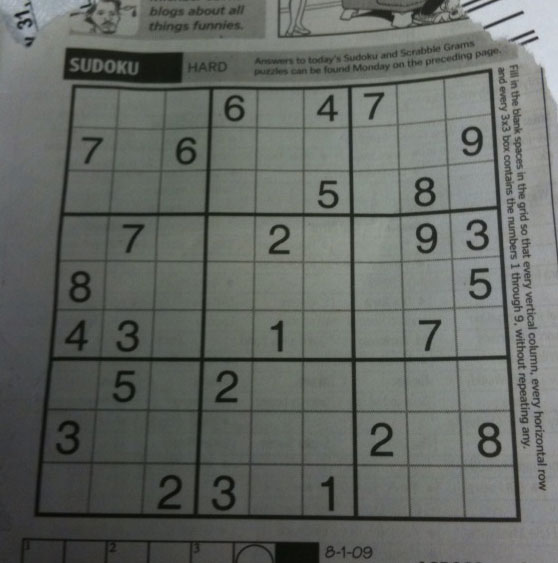
#> input picture sudoku.png, 558 x 563 px, found by its file name
$ python Q1.py
#> lines starting #> are read from the running program, lines starting #| are printed output that depends on the picture; after the words box and inside, x2 and y2 are one past the last pixel; in counts of white or black regions, pixels touching at a corner belong together
import cv2
import numpy as np
import matplotlib.pyplot as plt
def plot_comparison(original, filtered, title_filtered):
    fig, (ax1, ax2) = plt.subplots(ncols=2, figsize=(10, 5), sharex=True, sharey=True)
    ax1.imshow(original, cmap='gray')
    ax1.set_title('Original')
    ax1.axis('off')
    ax2.imshow(filtered, cmap='gray')
    ax2.set_title(title_filtered)
    ax2.axis('off')
    plt.show()

def gaussian_blur(img, kernel_size, sigma):
    # Generate Gaussian kernel
#> called with kernel_size = 3, sigma = 0
    k = kernel_size // 2
    x, y = np.meshgrid(np.arange(-k, k+1), np.arange(-k, k+1))
    if sigma <= 0:
        sigma = 0.3 * ((kernel_size-1)*0.5-1)+0.8
    gaussian_kernel = 1 / (2 * np.pi * sigma**2) * np.exp(-(x**2 + y**2) / (2 * sigma**2))
    gaussian_kernel /= gaussian_kernel.sum()

    # Apply convolution
    pad = kernel_size // 2
    padded = np.pad(img, ((pad, pad), (pad, pad)), mode='constant', constant_values=0)
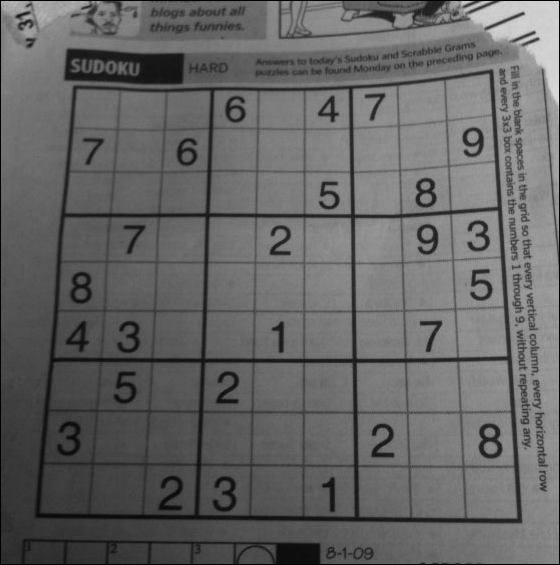
#> padded: shape (565, 560); min 0, max 218, mean 101.1
    blurred = np.zeros_like(img)
    for i in range(img.shape[0]):
        for j in range(img.shape[1]):
            region = padded[i:i+kernel_size, j:j+kernel_size]
            blurred[i, j] = np.sum(region * gaussian_kernel)
    return blurred

def adaptive_threshold(img, block_size, C):
    # Ensure block size is odd
#> called with block_size = 7, C = 2
    if block_size % 2 == 0:
        raise ValueError("Block size must be odd.")

    pad = block_size // 2
    padded = np.pad(img, ((pad, pad), (pad, pad)), mode='constant', constant_values=255)
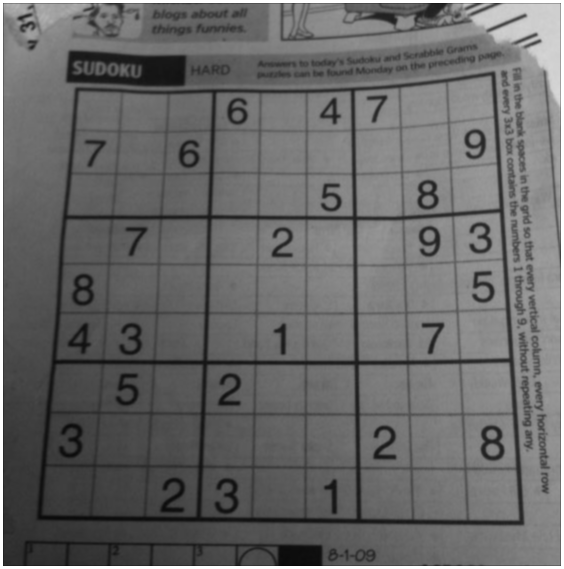
#> padded: shape (569, 564); min 8, max 255, mean 104.4
    thresholded = np.zeros_like(img)
    for i in range(img.shape[0]):
        for j in range(img.shape[1]):
            region = padded[i:i+block_size, j:j+block_size]
            local_mean = np.mean(region)
            thresholded[i, j] = 0 if img[i, j] > local_mean - C else 255
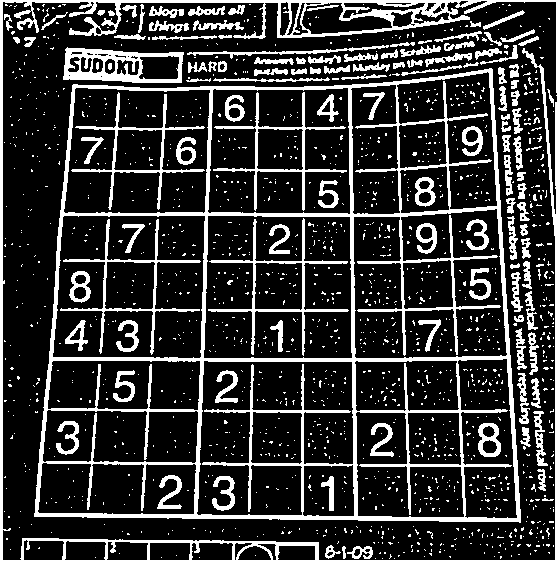
#> thresholded: shape (563, 558); 20.6% white; 1619 white regions (1495 under 20 px), largest, box (x1, y1, x2, y2) and area: (34, 68, 521, 523) 21998, (0, 0, 558, 563) 11748, (63, 47, 184, 83) 2059
    return thresholded

# Read image
image = cv2.imread('sudoku.png', cv2.IMREAD_GRAYSCALE)

gray = gaussian_blur(image, 3, 0)
thresh = adaptive_threshold(gray, 7, 2)

# Plot result
plot_comparison(gray, thresh, 'Processed')
#> in plot_comparison, `plt.show()`:
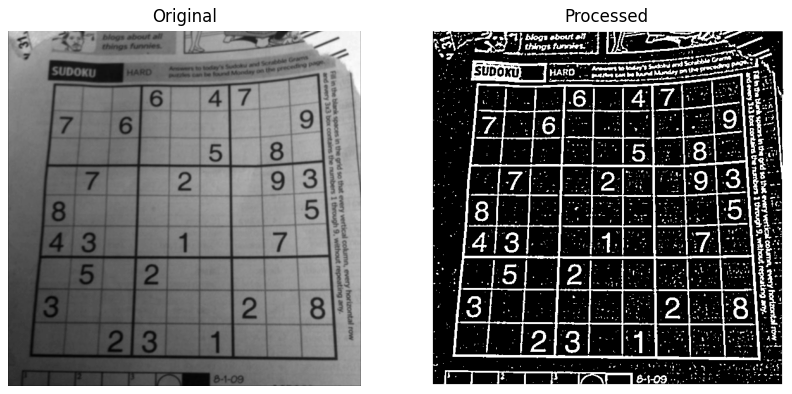
#> figure drawn by matplotlib, 2 panels

# Save result
cv2.imwrite('output_1.png', thresh)
